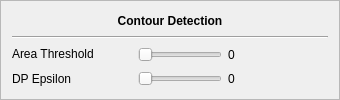
         <widget class="QFrame" name="frame_3">
          <property name="frameShape">
           <enum>QFrame::StyledPanel</enum>
          </property>
          <property name="frameShadow">
           <enum>QFrame::Raised</enum>
          </property>
          <layout class="QVBoxLayout" name="verticalLayout_4">
           <item>
            <widget class="QLabel" name="label_27">
             <property name="minimumSize">
              <size>
               <width>0</width>
               <height>18</height>
              </size>
             </property>
             <property name="maximumSize">
              <size>
               <width>16777215</width>
               <height>18</height>
              </size>
             </property>
             <property name="font">
              <font>
               <weight>75</weight>
               <bold>true</bold>
              </font>
             </property>
             <property name="text">
              <string>Contour Detection</string>
             </property>
             <property name="alignment">
              <set>Qt::AlignCenter</set>
             </property>
            </widget>
           </item>
           <item>
            <widget class="Line" name="line_3">
             <property name="orientation">
              <enum>Qt::Horizontal</enum>
             </property>
            </widget>
           </item>
           <item>
            <layout class="QHBoxLayout" name="horizontalLayout_13">
             <item>
              <widget class="QLabel" name="label_28">
               <property name="minimumSize">
                <size>
                 <width>120</width>
                 <height>18</height>
                </size>
               </property>
               <property name="maximumSize">
                <size>
                 <width>120</width>
                 <height>18</height>
                </size>
               </property>
               <property name="text">
                <string>Area Threshold</string>
               </property>
               <property name="alignment">
                <set>Qt::AlignLeading|Qt::AlignLeft|Qt::AlignVCenter</set>
               </property>
              </widget>
             </item>
             <item>
              <widget class="QSlider" name="in_area_thresh">
               <property name="minimum">
                <number>1</number>
               </property>
               <property name="maximum">
                <number>20000</number>
               </property>
               <property name="orientation">
                <enum>Qt::Horizontal</enum>
               </property>
              </widget>
             </item>
             <item>
              <widget class="QLabel" name="val_area_thresh">
               <property name="minimumSize">
                <size>
                 <width>100</width>
                 <height>0</height>
                </size>
               </property>
               <property name="maximumSize">
                <size>
                 <width>100</width>
                 <height>30</height>
                </size>
               </property>
               <property name="text">
                <string>0</string>
               </property>
               <property name="alignment">
                <set>Qt::AlignLeading|Qt::AlignLeft|Qt::AlignVCenter</set>
               </property>
              </widget>
             </item>
            </layout>
           </item>
           <item>
            <layout class="QHBoxLayout" name="horizontalLayout_19">
             <item>
              <widget class="QLabel" name="label_41">
               <property name="minimumSize">
                <size>
                 <width>120</width>
                 <height>0</height>
                </size>
               </property>
               <property name="maximumSize">
                <size>
                 <width>120</width>
                 <height>16777215</height>
                </size>
               </property>
               <property name="text">
                <string>DP Epsilon</string>
               </property>
               <property name="alignment">
                <set>Qt::AlignLeading|Qt::AlignLeft|Qt::AlignVCenter</set>
               </property>
              </widget>
             </item>
             <item>
              <widget class="QSlider" name="in_dp_epsilon">
               <property name="minimum">
                <number>0</number>
               </property>
               <property name="maximum">
                <number>100</number>
               </property>
               <property name="value">
                <number>0</number>
               </property>
               <property name="orientation">
                <enum>Qt::Horizontal</enum>
               </property>
              </widget>
             </item>
             <item>
              <widget class="QLabel" name="val_dp_epsilon">
               <property name="minimumSize">
                <size>
                 <width>100</width>
                 <height>0</height>
                </size>
               </property>
               <property name="maximumSize">
                <size>
                 <width>100</width>
                 <height>16777215</height>
                </size>
               </property>
               <property name="text">
                <string>0</string>
               </property>
               <property name="alignment">
                <set>Qt::AlignLeading|Qt::AlignLeft|Qt::AlignVCenter</set>
               </property>
              </widget>
             </item>
            </layout>
           </item>
          </layout>
         </widget>
